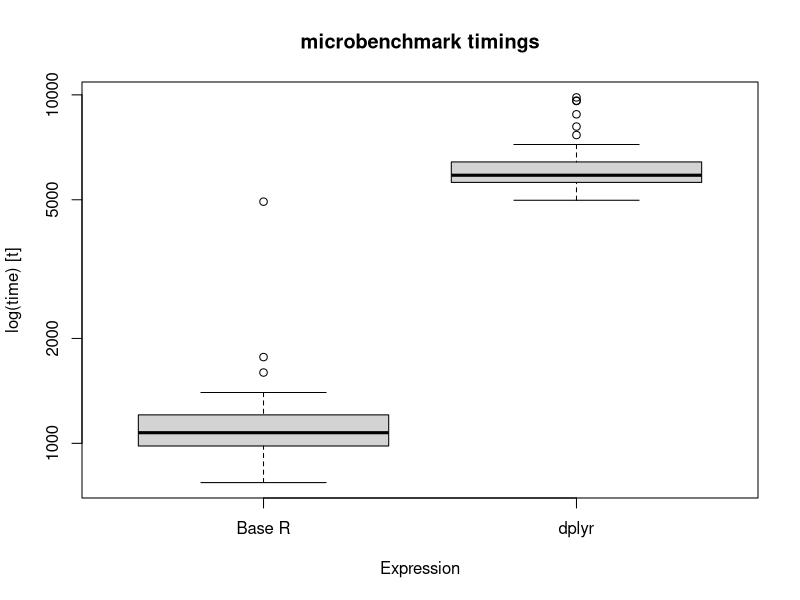

Here is the R script that generated this plot:
install.packages("microbenchmark")
library("microbenchmark")

# using micronbechmark() in R
# make this example reproducible
set.seed(1)

# create data frame
df <- data.frame(team=rep(c("A", "B"), each=500),
                 points=rnorm(100, mean=20))

# view data frame
head(df)

library("microbenchmark")
library("dplyr")

# time how long it takes to calculate mean value of points by team
microbenchmark(
  aggregate(df$points, list(df$team), FUN=mean),
  df %>% 
    group_by(team) %>% 
    summarise_at(vars(points), list(name = mean))
  
)

library(microbenchmark)
library("dplyr")

# time how long it takes to calculate mean value of points by team
results <- microbenchmark(
  aggregate(df$points, list(df$team), FUN=mean),
  df %>% 
    group_by(team) %>% 
    summarise_at(vars(points), list(name = mean))
)

# create boxplot to visualize results
boxplot(results, names=c("Base R", "dplyr"))
